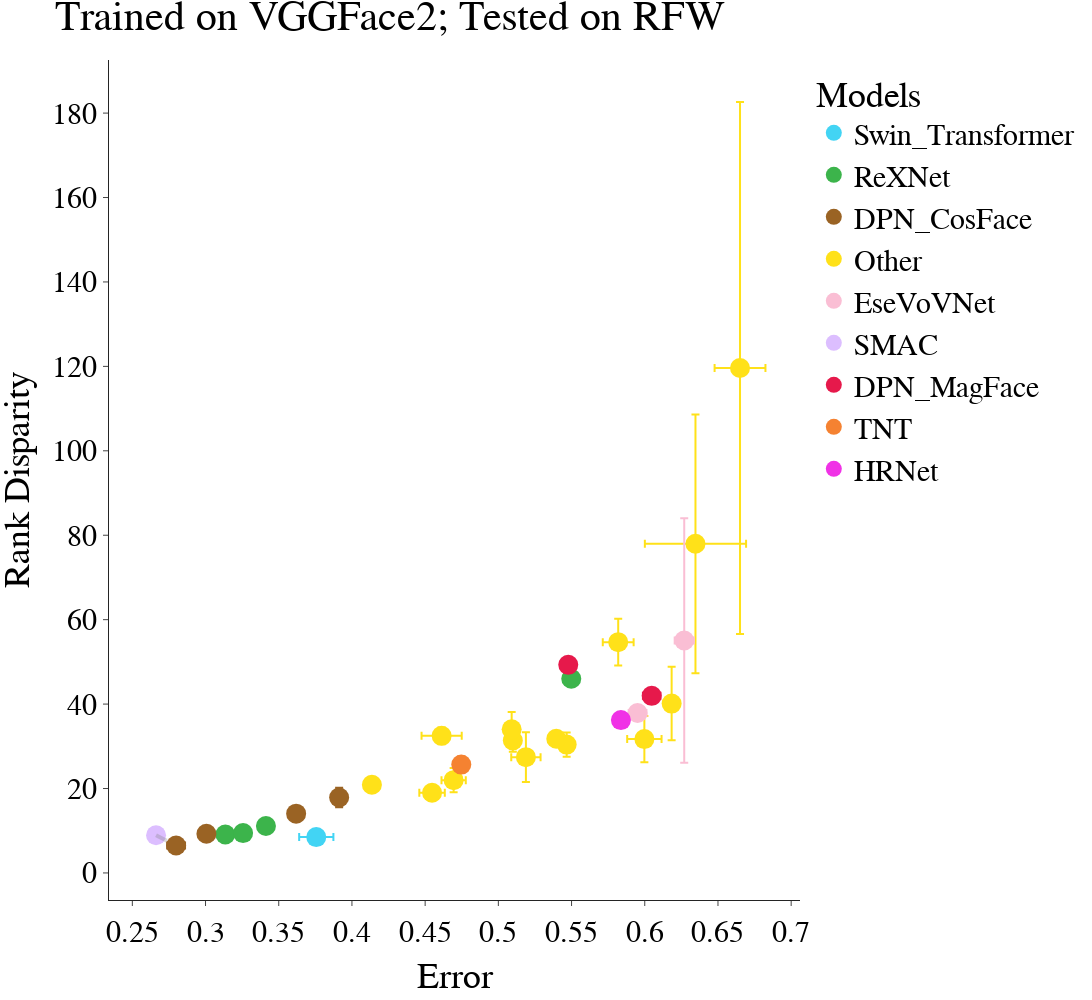
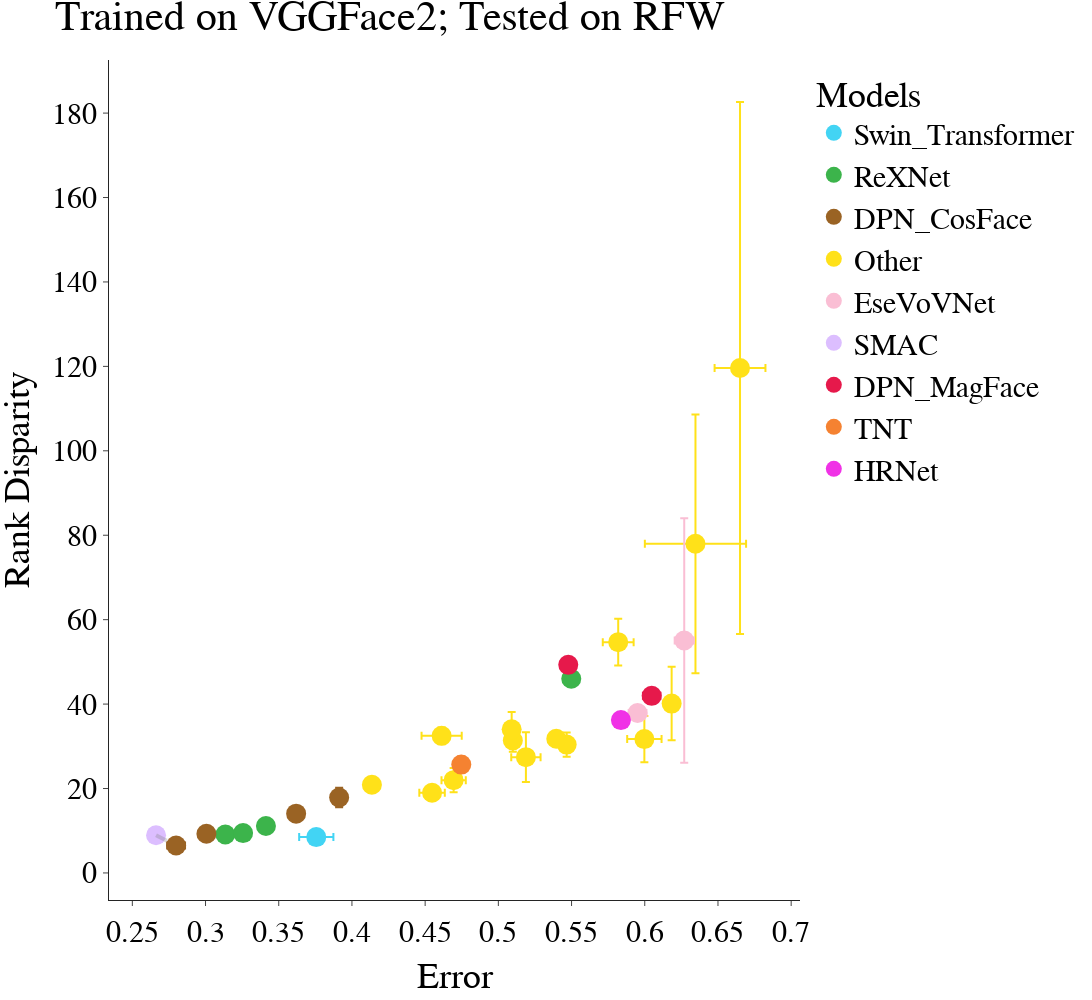

Notebook code for these charts, in order:
### Code cell
df_val, df_test = phase2('Rank Disparity', '', 2, plot=True)
# df_val, df_test = phase2('Disparity','disparity', 1, plot=True)
# df_val, df_test = phase2('Rank Ratio', 'rank_ratio', 2, ratio=True, plot=True)
# df_val, df_test = phase2('Ratio', 'ratio', 1, ratio=True, plot=True)
# df_val, df_test = phase2('Error Ratio', 'error_ratio', 1, ratio=True, error=True, plot=True)

### Figure 1 — Plotly figure (JSON) as saved in the notebook; plotly's stock layout.template omitted (floating-point values rounded to 4 significant figures)
{"data": [{"error_x": {"array": [0.01169]}, "error_y": {"array": [0.4015]}, "hovertemplate": "Model=Swin_Transformer<br>Accuracy_mean=%{x}<br>Disparity_mean=%{y}<extra></extra>", "legendgroup": "Swin_Transformer", "marker": {"color": "#42d4f4", "size": 20, "symbol": "circle"}, "mode": "markers", "name": "Swin_Transformer", "orientation": "v", "showlegend": true, "type": "scatter", "x": [0.3756], "xaxis": "x", "y": [8.487], "yaxis": "y"}, {"error_x": {"array": [0.001511, 0.002591, 0.005486, 0.0001419]}, "error_y": {"array": [1.12, 1.256, 1.636, 0.469]}, "hovertemplate": "Model=ReXNet<br>Accuracy_mean=%{x}<br>Disparity_mean=%{y}<extra></extra>", "legendgroup": "ReXNet", "marker": {"color": "#3cb44b", "size": 20, "symbol": "circle"}, "mode": "markers", "name": "ReXNet", "orientation": "v", "showlegend": true, "type": "scatter", "x": [0.3413, 0.3135, 0.3256, 0.5498], "xaxis": "x", "y": [11.13, 9.096, 9.443, 46.0], "yaxis": "y"}, {"error_x": {"array": [0.004604, 0.0061, 0.001264, 0.00349]}, "error_y": {"array": [2.308, 0.5236, 1.771, 0.5442]}, "hovertemplate": "Model=DPN_CosFace<br>Accuracy_mean=%{x}<br>Disparity_mean=%{y}<extra></extra>", "legendgroup": "DPN_CosFace", "marker": {"color": "#9a6324", "size": 20, "symbol": "circle"}, "mode": "markers", "name": "DPN_CosFace", "orientation": "v", "showlegend": true, "type": "scatter", "x": [0.3913, 0.2799, 0.3619, 0.3006], "xaxis": "x", "y": [17.87, 6.502, 14.04, 9.291], "yaxis": "y"}, {"error_x": {"array": [0.01737, 0.03457, 0.01174, 0.003302, 0.008296, 0.001062, 0.008705, 0.01001, 0.001968, 0.003318, 0.01372, 0.002293, 0.002389, 0.01054]}, "error_y": {"array": [63.02, 30.65, 5.482, 1.542, 2.864, 2.686, 0.7418, 5.877, 2.888, 0.7958, 1.985, 8.699, 4.125, 5.527]}, "hovertemplate": "Model=Other<br>Accuracy_mean=%{x}<br>Disparity_mean=%{y}<extra></extra>", "legendgroup": "Other", "marker": {"color": "#ffe119", "size": 20, "symbol": "circle"}, "mode": "markers", "name": "Other", "orientation": "v", "showlegend": true, "type": "scatter", "x": [0.6651, 0.6346, 0.5997, 0.4136, 0.4695, 0.5099, 0.4547, 0.5188, 0.5467, 0.5396, 0.4613, 0.6184, 0.5091, 0.5819], "xaxis": "x", "y": [119.6, 77.97, 31.71, 20.9, 21.99, 31.39, 18.99, 27.43, 30.41, 31.8, 32.48, 40.12, 34.01, 54.67], "yaxis": "y"}, {"error_x": {"array": [0.006064, 0.006523]}, "error_y": {"array": [1.579, 28.96]}, "hovertemplate": "Model=EseVoVNet<br>Accuracy_mean=%{x}<br>Disparity_mean=%{y}<extra></extra>", "legendgroup": "EseVoVNet", "marker": {"color": "#fabed4", "size": 20, "symbol": "circle"}, "mode": "markers", "name": "EseVoVNet", "orientation": "v", "showlegend": true, "type": "scatter", "x": [0.5951, 0.627], "xaxis": "x", "y": [37.89, 55.07], "yaxis": "y"}, {"error_x": {"array": [0.0007152]}, "error_y": {"array": [1.175]}, "hovertemplate": "Model=SMAC<br>Accuracy_mean=%{x}<br>Disparity_mean=%{y}<extra></extra>", "legendgroup": "SMAC", "marker": {"color": "#dcbeff", "size": 20, "symbol": "circle"}, "mode": "markers", "name": "SMAC", "orientation": "v", "showlegend": true, "type": "scatter", "x": [0.2662], "xaxis": "x", "y": [8.921], "yaxis": "y"}, {"error_x": {"array": [0.001035, 0.005982]}, "error_y": {"array": [1.449, 1.776]}, "hovertemplate": "Model=DPN_MagFace<br>Accuracy_mean=%{x}<br>Disparity_mean=%{y}<extra></extra>", "legendgroup": "DPN_MagFace", "marker": {"color": "#e6194B", "size": 20, "symbol": "circle"}, "mode": "markers", "name": "DPN_MagFace", "orientation": "v", "showlegend": true, "type": "scatter", "x": [0.5477, 0.6047], "xaxis": "x", "y": [49.29, 41.95], "yaxis": "y"}, {"error_x": {"array": [0.005032]}, "error_y": {"array": [1.924]}, "hovertemplate": "Model=TNT<br>Accuracy_mean=%{x}<br>Disparity_mean=%{y}<extra></extra>", "legendgroup": "TNT", "marker": {"color": "#f58231", "size": 20, "symbol": "circle"}, "mode": "markers", "name": "TNT", "orientation": "v", "showlegend": true, "type": "scatter", "x": [0.4747], "xaxis": "x", "y": [25.67], "yaxis": "y"}, {"error_x": {"array": [0.003086]}, "error_y": {"array": [1.28]}, "hovertemplate": "Model=HRNet<br>Accuracy_mean=%{x}<br>Disparity_mean=%{y}<extra></extra>", "legendgroup": "HRNet", "marker": {"color": "#f032e6", "size": 20, "symbol": "circle"}, "mode": "markers", "name": "HRNet", "orientation": "v", "showlegend": true, "type": "scatter", "x": [0.5837], "xaxis": "x", "y": [36.22], "yaxis": "y"}], "layout": {"font": {"color": "Black", "family": "Times New Roman", "size": 30}, "height": 1000, "legend": {"title": {"text": "Models"}, "tracegroupgap": 0}, "margin": {"t": 60}, "shapes": [{"line": {"color": "gray", "dash": "dash", "width": 4}, "type": "line", "x0": 0.2662, "x1": 0.2799, "xref": "x", "y0": 8.921, "y1": 6.502, "yref": "y"}], "title": {"text": "Trained on VGGFace2; Tested on RFW"}, "width": 1200, "xaxis": {"anchor": "y", "domain": [0, 1], "title": {"text": "Error"}}, "yaxis": {"anchor": "x", "domain": [0, 1], "title": {"text": "Rank Disparity"}}}}

### Figure 2 — Plotly figure (JSON) as saved in the notebook; plotly's stock layout.template omitted (floating-point values rounded to 4 significant figures)
{"data": [{"error_x": {"array": [0.01169]}, "error_y": {"array": [0.4015]}, "hovertemplate": "Model=Swin_Transformer<br>Accuracy_mean=%{x}<br>Disparity_mean=%{y}<extra></extra>", "legendgroup": "Swin_Transformer", "marker": {"color": "#42d4f4", "size": 20, "symbol": "circle"}, "mode": "markers", "name": "Swin_Transformer", "orientation": "v", "showlegend": true, "type": "scatter", "x": [0.3756], "xaxis": "x", "y": [8.487], "yaxis": "y"}, {"error_x": {"array": [0.001511, 0.002591, 0.005486, 0.0001419]}, "error_y": {"array": [1.12, 1.256, 1.636, 0.469]}, "hovertemplate": "Model=ReXNet<br>Accuracy_mean=%{x}<br>Disparity_mean=%{y}<extra></extra>", "legendgroup": "ReXNet", "marker": {"color": "#3cb44b", "size": 20, "symbol": "circle"}, "mode": "markers", "name": "ReXNet", "orientation": "v", "showlegend": true, "type": "scatter", "x": [0.3413, 0.3135, 0.3256, 0.5498], "xaxis": "x", "y": [11.13, 9.096, 9.443, 46.0], "yaxis": "y"}, {"error_x": {"array": [0.004604, 0.0061, 0.001264, 0.00349]}, "error_y": {"array": [2.308, 0.5236, 1.771, 0.5442]}, "hovertemplate": "Model=DPN_CosFace<br>Accuracy_mean=%{x}<br>Disparity_mean=%{y}<extra></extra>", "legendgroup": "DPN_CosFace", "marker": {"color": "#9a6324", "size": 20, "symbol": "circle"}, "mode": "markers", "name": "DPN_CosFace", "orientation": "v", "showlegend": true, "type": "scatter", "x": [0.3913, 0.2799, 0.3619, 0.3006], "xaxis": "x", "y": [17.87, 6.502, 14.04, 9.291], "yaxis": "y"}, {"error_x": {"array": [0.01737, 0.03457, 0.01174, 0.003302, 0.008296, 0.001062, 0.008705, 0.01001, 0.001968, 0.003318, 0.01372, 0.002293, 0.002389, 0.01054]}, "error_y": {"array": [63.02, 30.65, 5.482, 1.542, 2.864, 2.686, 0.7418, 5.877, 2.888, 0.7958, 1.985, 8.699, 4.125, 5.527]}, "hovertemplate": "Model=Other<br>Accuracy_mean=%{x}<br>Disparity_mean=%{y}<extra></extra>", "legendgroup": "Other", "marker": {"color": "#ffe119", "size": 20, "symbol": "circle"}, "mode": "markers", "name": "Other", "orientation": "v", "showlegend": true, "type": "scatter", "x": [0.6651, 0.6346, 0.5997, 0.4136, 0.4695, 0.5099, 0.4547, 0.5188, 0.5467, 0.5396, 0.4613, 0.6184, 0.5091, 0.5819], "xaxis": "x", "y": [119.6, 77.97, 31.71, 20.9, 21.99, 31.39, 18.99, 27.43, 30.41, 31.8, 32.48, 40.12, 34.01, 54.67], "yaxis": "y"}, {"error_x": {"array": [0.006064, 0.006523]}, "error_y": {"array": [1.579, 28.96]}, "hovertemplate": "Model=EseVoVNet<br>Accuracy_mean=%{x}<br>Disparity_mean=%{y}<extra></extra>", "legendgroup": "EseVoVNet", "marker": {"color": "#fabed4", "size": 20, "symbol": "circle"}, "mode": "markers", "name": "EseVoVNet", "orientation": "v", "showlegend": true, "type": "scatter", "x": [0.5951, 0.627], "xaxis": "x", "y": [37.89, 55.07], "yaxis": "y"}, {"error_x": {"array": [0.0007152]}, "error_y": {"array": [1.175]}, "hovertemplate": "Model=SMAC<br>Accuracy_mean=%{x}<br>Disparity_mean=%{y}<extra></extra>", "legendgroup": "SMAC", "marker": {"color": "#dcbeff", "size": 20, "symbol": "circle"}, "mode": "markers", "name": "SMAC", "orientation": "v", "showlegend": true, "type": "scatter", "x": [0.2662], "xaxis": "x", "y": [8.921], "yaxis": "y"}, {"error_x": {"array": [0.001035, 0.005982]}, "error_y": {"array": [1.449, 1.776]}, "hovertemplate": "Model=DPN_MagFace<br>Accuracy_mean=%{x}<br>Disparity_mean=%{y}<extra></extra>", "legendgroup": "DPN_MagFace", "marker": {"color": "#e6194B", "size": 20, "symbol": "circle"}, "mode": "markers", "name": "DPN_MagFace", "orientation": "v", "showlegend": true, "type": "scatter", "x": [0.5477, 0.6047], "xaxis": "x", "y": [49.29, 41.95], "yaxis": "y"}, {"error_x": {"array": [0.005032]}, "error_y": {"array": [1.924]}, "hovertemplate": "Model=TNT<br>Accuracy_mean=%{x}<br>Disparity_mean=%{y}<extra></extra>", "legendgroup": "TNT", "marker": {"color": "#f58231", "size": 20, "symbol": "circle"}, "mode": "markers", "name": "TNT", "orientation": "v", "showlegend": true, "type": "scatter", "x": [0.4747], "xaxis": "x", "y": [25.67], "yaxis": "y"}, {"error_x": {"array": [0.003086]}, "error_y": {"array": [1.28]}, "hovertemplate": "Model=HRNet<br>Accuracy_mean=%{x}<br>Disparity_mean=%{y}<extra></extra>", "legendgroup": "HRNet", "marker": {"color": "#f032e6", "size": 20, "symbol": "circle"}, "mode": "markers", "name": "HRNet", "orientation": "v", "showlegend": true, "type": "scatter", "x": [0.5837], "xaxis": "x", "y": [36.22], "yaxis": "y"}], "layout": {"font": {"color": "Black", "family": "Times New Roman", "size": 30}, "height": 1000, "legend": {"title": {"text": "Models"}, "tracegroupgap": 0}, "margin": {"t": 60}, "shapes": [{"line": {"color": "gray", "dash": "dash", "width": 4}, "type": "line", "x0": 0.2662, "x1": 0.2799, "xref": "x", "y0": 8.921, "y1": 6.502, "yref": "y"}], "title": {"text": "Trained on VGGFace2; Tested on RFW"}, "width": 1200, "xaxis": {"anchor": "y", "domain": [0, 1], "title": {"text": "Error"}}, "yaxis": {"anchor": "x", "domain": [0, 1], "title": {"text": "Rank Disparity"}}}}
